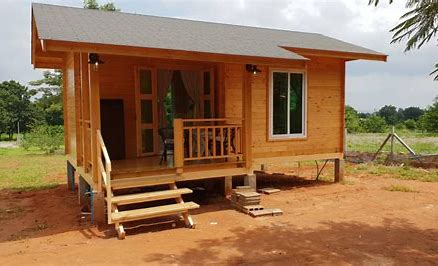
%> input picture DIP_LAB_EXPS/line_detection/image.jpg, 438 x 266 px, given in place of Image.jpeg, which was not available
$ octave fourier_transform.m   (GNU Octave 9; MATLAB toolbox functions it lacks are replaced by stand-ins)
%> lines starting %> are read from the running program, lines starting %| are printed output that depends on the picture; pictures that were not available may be replaced by others from this repository, and a replacement may not be noted
clc;
clear all;
close all;
img =imread('Image.jpeg');
%> img is the input picture: size 266x438x3 uint8; mean R, G, B 151.6, 116.6, 85.1
gray_img=rgb2gray(img);
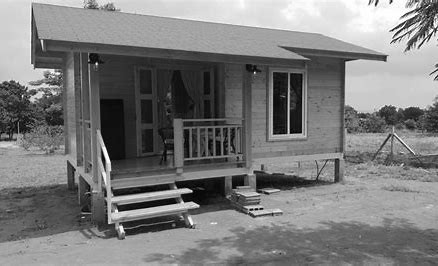
%> gray_img: size 266x438 uint8; min 1, max 255, mean 123.5
subplot(3,3,2); imshow(gray_img); title("Original Image");
F = fft2(gray_img);
subplot(3,3,4); imshow(abs(F), []); title("Fourier Tranform");
%> after `imshow(abs(F), [])`:
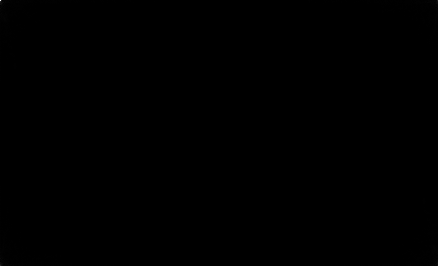
%> displayed picture: size 266x438, on the screen's scale of 0 to 255; min 0, max 255, mean 0
Fsh = fftshift(F);
subplot(3,3,5); imshow(abs(Fsh), []); title("Centered fourier transform");
log_img = log(1+abs(Fsh));
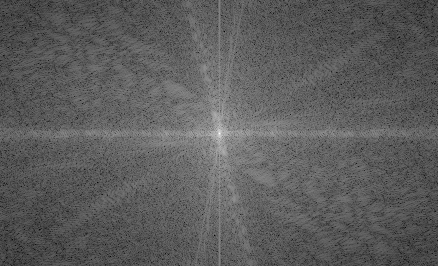
%> log_img: size 266x438 double; min 3.15, max 16.48, mean 8.01; drawn with min black and max white
subplot(3,3,6); imshow(log_img, []);title("Log fourier transform");
F = ifftshift(Fsh);
f = ifft2(F);
subplot(3,3,8); imshow(f, []);title("Reconstructed Image");
